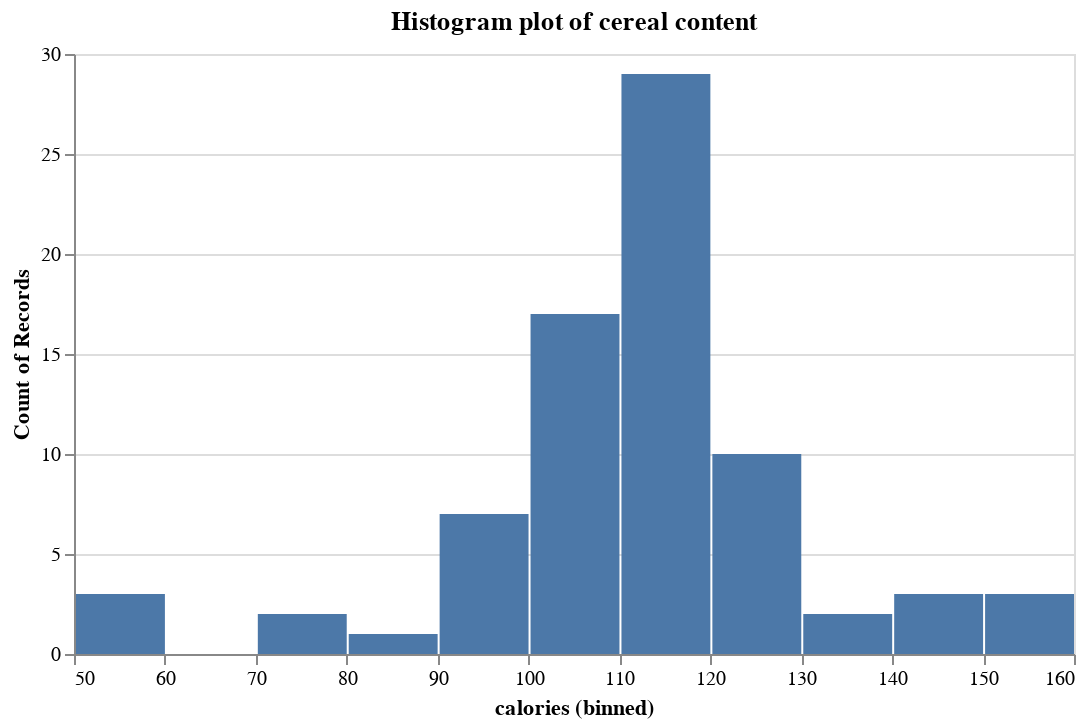

The notebook cell this image was saved under:
### Code cell
chart4 = alt.Chart(cereal, width=500, height=300).mark_bar().encode(
    x=alt.X('calories:Q', bin=alt.Bin(maxbins=20)), 
    y=alt.Y('count():Q') 
).properties(title="Histogram plot of cereal content")
chart4

### Figure 1 — Vega-Lite specification as saved in the notebook (floating-point values rounded to 4 significant figures)
{"config": {"view": {"continuousWidth": 300, "continuousHeight": 300}}, "data": {"name": "data-aaa0440f8e2141d6bd84b791f8341c86"}, "mark": {"type": "bar"}, "encoding": {"x": {"bin": {"maxbins": 20}, "field": "calories", "type": "quantitative"}, "y": {"aggregate": "count", "type": "quantitative"}}, "height": 300, "title": "Histogram plot of cereal content", "width": 500, "$schema": "https://vega.github.io/schema/vega-lite/v5.8.0.json", "datasets": {"data-aaa0440f8e2141d6bd84b791f8341c86": [{"name": "100% Bran", "mfr": "N", "type": "Cold", "calories": 70, "protein": 4, "fat": 1, "sodium": 130, "fiber": 10.0, "carbo": 5.0, "sugars": 6, "potass": 280, "vitamins": 25, "shelf": 3, "weight": 1.0, "cups": 0.33, "rating": 68.4}, {"name": "100% Natural Bran", "mfr": "Q", "type": "Cold", "calories": 120, "protein": 3, "fat": 5, "sodium": 15, "fiber": 2.0, "carbo": 8.0, "sugars": 8, "potass": 135, "vitamins": 0, "shelf": 3, "weight": 1.0, "cups": 1.0, "rating": 33.98}, {"name": "All-Bran", "mfr": "K", "type": "Cold", "calories": 70, "protein": 4, "fat": 1, "sodium": 260, "fiber": 9.0, "carbo": 7.0, "sugars": 5, "potass": 320, "vitamins": 25, "shelf": 3, "weight": 1.0, "cups": 0.33, "rating": 59.43}, {"name": "All-Bran with Extra Fiber", "mfr": "K", "type": "Cold", "calories": 50, "protein": 4, "fat": 0, "sodium": 140, "fiber": 14.0, "carbo": 8.0, "sugars": 0, "potass": 330, "vitamins": 25, "shelf": 3, "weight": 1.0, "cups": 0.5, "rating": 93.7}, {"name": "Almond Delight", "mfr": "R", "type": "Cold", "calories": 110, "protein": 2, "fat": 2, "sodium": 200, "fiber": 1.0, "carbo": 14.0, "sugars": 8, "potass": 1, "vitamins": 25, "shelf": 3, "weight": 1.0, "cups": 0.75, "rating": 34.38}, {"name": "Apple Cinnamon Cheerios", "mfr": "G", "type": "Cold", "calories": 110, "protein": 2, "fat": 2, "sodium": 180, "fiber": 1.5, "carbo": 10.5, "sugars": 10, "potass": 70, "vitamins": 25, "shelf": 1, "weight": 1.0, "cups": 0.75, "rating": 29.51}, {"name": "Apple Jacks", "mfr": "K", "type": "Cold", "calories": 110, "protein": 2, "fat": 0, "sodium": 125, "fiber": 1.0, "carbo": 11.0, "sugars": 14, "potass": 30, "vitamins": 25, "shelf": 2, "weight": 1.0, "cups": 1.0, "rating": 33.17}, {"name": "Basic 4", "mfr": "G", "type": "Cold", "calories": 130, "protein": 3, "fat": 2, "sodium": 210, "fiber": 2.0, "carbo": 18.0, "sugars": 8, "potass": 100, "vitamins": 25, "shelf": 3, "weight": 1.33, "cups": 0.75, "rating": 37.04}, {"name": "Bran Chex", "mfr": "R", "type": "Cold", "calories": 90, "protein": 2, "fat": 1, "sodium": 200, "fiber": 4.0, "carbo": 15.0, "sugars": 6, "potass": 125, "vitamins": 25, "shelf": 1, "weight": 1.0, "cups": 0.67, "rating": 49.12}, {"name": "Bran Flakes", "mfr": "P", "type": "Cold", "calories": 90, "protein": 3, "fat": 0, "sodium": 210, "fiber": 5.0, "carbo": 13.0, "sugars": 5, "potass": 190, "vitamins": 25, "shelf": 3, "weight": 1.0, "cups": 0.67, "rating": 53.31}, {"name": "Cap'n'Crunch", "mfr": "Q", "type": "Cold", "calories": 120, "protein": 1, "fat": 2, "sodium": 220, "fiber": 0.0, "carbo": 12.0, "sugars": 12, "potass": 35, "vitamins": 25, "shelf": 2, "weight": 1.0, "cups": 0.75, "rating": 18.04}, {"name": "Cheerios", "mfr": "G", "type": "Cold", "calories": 110, "protein": 6, "fat": 2, "sodium": 290, "fiber": 2.0, "carbo": 17.0, "sugars": 1, "potass": 105, "vitamins": 25, "shelf": 1, "weight": 1.0, "cups": 1.25, "rating": 50.76}, {"name": "Cinnamon Toast Crunch", "mfr": "G", "type": "Cold", "calories": 120, "protein": 1, "fat": 3, "sodium": 210, "fiber": 0.0, "carbo": 13.0, "sugars": 9, "potass": 45, "vitamins": 25, "shelf": 2, "weight": 1.0, "cups": 0.75, "rating": 19.82}, {"name": "Clusters", "mfr": "G", "type": "Cold", "calories": 110, "protein": 3, "fat": 2, "sodium": 140, "fiber": 2.0, "carbo": 13.0, "sugars": 7, "potass": 105, "vitamins": 25, "shelf": 3, "weight": 1.0, "cups": 0.5, "rating": 40.4}, {"name": "Cocoa Puffs", "mfr": "G", "type": "Cold", "calories": 110, "protein": 1, "fat": 1, "sodium": 180, "fiber": 0.0, "carbo": 12.0, "sugars": 13, "potass": 55, "vitamins": 25, "shelf": 2, "weight": 1.0, "cups": 1.0, "rating": 22.74}, {"name": "Corn Chex", "mfr": "R", "type": "Cold", "calories": 110, "protein": 2, "fat": 0, "sodium": 280, "fiber": 0.0, "carbo": 22.0, "sugars": 3, "potass": 25, "vitamins": 25, "shelf": 1, "weight": 1.0, "cups": 1.0, "rating": 41.45}, {"name": "Corn Flakes", "mfr": "K", "type": "Cold", "calories": 100, "protein": 2, "fat": 0, "sodium": 290, "fiber": 1.0, "carbo": 21.0, "sugars": 2, "potass": 35, "vitamins": 25, "shelf": 1, "weight": 1.0, "cups": 1.0, "rating": 45.86}, {"name": "Corn Pops", "mfr": "K", "type": "Cold", "calories": 110, "protein": 1, "fat": 0, "sodium": 90, "fiber": 1.0, "carbo": 13.0, "sugars": 12, "potass": 20, "vitamins": 25, "shelf": 2, "weight": 1.0, "cups": 1.0, "rating": 35.78}, {"name": "Count Chocula", "mfr": "G", "type": "Cold", "calories": 110, "protein": 1, "fat": 1, "sodium": 180, "fiber": 0.0, "carbo": 12.0, "sugars": 13, "potass": 65, "vitamins": 25, "shelf": 2, "weight": 1.0, "cups": 1.0, "rating": 22.4}, {"name": "Cracklin' Oat Bran", "mfr": "K", "type": "Cold", "calories": 110, "protein": 3, "fat": 3, "sodium": 140, "fiber": 4.0, "carbo": 10.0, "sugars": 7, "potass": 160, "vitamins": 25, "shelf": 3, "weight": 1.0, "cups": 0.5, "rating": 40.45}, {"name": "Cream of Wheat (Quick)", "mfr": "N", "type": "Hot", "calories": 100, "protein": 3, "fat": 0, "sodium": 80, "fiber": 1.0, "carbo": 21.0, "sugars": 0, "potass": 1, "vitamins": 0, "shelf": 2, "weight": 1.0, "cups": 1.0, "rating": 64.53}, {"name": "Crispix", "mfr": "K", "type": "Cold", "calories": 110, "protein": 2, "fat": 0, "sodium": 220, "fiber": 1.0, "carbo": 21.0, "sugars": 3, "potass": 30, "vitamins": 25, "shelf": 3, "weight": 1.0, "cups": 1.0, "rating": 46.9}, {"name": "Crispy Wheat & Raisins", "mfr": "G", "type": "Cold", "calories": 100, "protein": 2, "fat": 1, "sodium": 140, "fiber": 2.0, "carbo": 11.0, "sugars": 10, "potass": 120, "vitamins": 25, "shelf": 3, "weight": 1.0, "cups": 0.75, "rating": 36.18}, {"name": "Double Chex", "mfr": "R", "type": "Cold", "calories": 100, "protein": 2, "fat": 0, "sodium": 190, "fiber": 1.0, "carbo": 18.0, "sugars": 5, "potass": 80, "vitamins": 25, "shelf": 3, "weight": 1.0, "cups": 0.75, "rating": 44.33}, {"name": "Froot Loops", "mfr": "K", "type": "Cold", "calories": 110, "protein": 2, "fat": 1, "sodium": 125, "fiber": 1.0, "carbo": 11.0, "sugars": 13, "potass": 30, "vitamins": 25, "shelf": 2, "weight": 1.0, "cups": 1.0, "rating": 32.21}, {"name": "Frosted Flakes", "mfr": "K", "type": "Cold", "calories": 110, "protein": 1, "fat": 0, "sodium": 200, "fiber": 1.0, "carbo": 14.0, "sugars": 11, "potass": 25, "vitamins": 25, "shelf": 1, "weight": 1.0, "cups": 0.75, "rating": 31.44}, {"name": "Frosted Mini-Wheats", "mfr": "K", "type": "Cold", "calories": 100, "protein": 3, "fat": 0, "sodium": 0, "fiber": 3.0, "carbo": 14.0, "sugars": 7, "potass": 100, "vitamins": 25, "shelf": 2, "weight": 1.0, "cups": 0.8, "rating": 58.35}, {"name": "Fruit & Fibre Dates; Walnuts; and Oats", "mfr": "P", "type": "Cold", "calories": 120, "protein": 3, "fat": 2, "sodium": 160, "fiber": 5.0, "carbo": 12.0, "sugars": 10, "potass": 200, "vitamins": 25, "shelf": 3, "weight": 1.25, "cups": 0.67, "rating": 40.92}, {"name": "Fruitful Bran", "mfr": "K", "type": "Cold", "calories": 120, "protein": 3, "fat": 0, "sodium": 240, "fiber": 5.0, "carbo": 14.0, "sugars": 12, "potass": 190, "vitamins": 25, "shelf": 3, "weight": 1.33, "cups": 0.67, "rating": 41.02}, {"name": "Fruity Pebbles", "mfr": "P", "type": "Cold", "calories": 110, "protein": 1, "fat": 1, "sodium": 135, "fiber": 0.0, "carbo": 13.0, "sugars": 12, "potass": 25, "vitamins": 25, "shelf": 2, "weight": 1.0, "cups": 0.75, "rating": 28.03}, {"name": "Golden Crisp", "mfr": "P", "type": "Cold", "calories": 100, "protein": 2, "fat": 0, "sodium": 45, "fiber": 0.0, "carbo": 11.0, "sugars": 15, "potass": 40, "vitamins": 25, "shelf": 1, "weight": 1.0, "cups": 0.88, "rating": 35.25}, {"name": "Golden Grahams", "mfr": "G", "type": "Cold", "calories": 110, "protein": 1, "fat": 1, "sodium": 280, "fiber": 0.0, "carbo": 15.0, "sugars": 9, "potass": 45, "vitamins": 25, "shelf": 2, "weight": 1.0, "cups": 0.75, "rating": 23.8}, {"name": "Grape Nuts Flakes", "mfr": "P", "type": "Cold", "calories": 100, "protein": 3, "fat": 1, "sodium": 140, "fiber": 3.0, "carbo": 15.0, "sugars": 5, "potass": 85, "vitamins": 25, "shelf": 3, "weight": 1.0, "cups": 0.88, "rating": 52.08}, {"name": "Grape-Nuts", "mfr": "P", "type": "Cold", "calories": 110, "protein": 3, "fat": 0, "sodium": 170, "fiber": 3.0, "carbo": 17.0, "sugars": 3, "potass": 90, "vitamins": 25, "shelf": 3, "weight": 1.0, "cups": 0.25, "rating": 53.37}, {"name": "Great Grains Pecan", "mfr": "P", "type": "Cold", "calories": 120, "protein": 3, "fat": 3, "sodium": 75, "fiber": 3.0, "carbo": 13.0, "sugars": 4, "potass": 100, "vitamins": 25, "shelf": 3, "weight": 1.0, "cups": 0.33, "rating": 45.81}, {"name": "Honey Graham Ohs", "mfr": "Q", "type": "Cold", "calories": 120, "protein": 1, "fat": 2, "sodium": 220, "fiber": 1.0, "carbo": 12.0, "sugars": 11, "potass": 45, "vitamins": 25, "shelf": 2, "weight": 1.0, "cups": 1.0, "rating": 21.87}, {"name": "Honey Nut Cheerios", "mfr": "G", "type": "Cold", "calories": 110, "protein": 3, "fat": 1, "sodium": 250, "fiber": 1.5, "carbo": 11.5, "sugars": 10, "potass": 90, "vitamins": 25, "shelf": 1, "weight": 1.0, "cups": 0.75, "rating": 31.07}, {"name": "Honey-comb", "mfr": "P", "type": "Cold", "calories": 110, "protein": 1, "fat": 0, "sodium": 180, "fiber": 0.0, "carbo": 14.0, "sugars": 11, "potass": 35, "vitamins": 25, "shelf": 1, "weight": 1.0, "cups": 1.33, "rating": 28.74}, {"name": "Just Right Crunchy  Nuggets", "mfr": "K", "type": "Cold", "calories": 110, "protein": 2, "fat": 1, "sodium": 170, "fiber": 1.0, "carbo": 17.0, "sugars": 6, "potass": 60, "vitamins": 100, "shelf": 3, "weight": 1.0, "cups": 1.0, "rating": 36.52}, {"name": "Just Right Fruit & Nut", "mfr": "K", "type": "Cold", "calories": 140, "protein": 3, "fat": 1, "sodium": 170, "fiber": 2.0, "carbo": 20.0, "sugars": 9, "potass": 95, "vitamins": 100, "shelf": 3, "weight": 1.3, "cups": 0.75, "rating": 36.47}, {"name": "Kix", "mfr": "G", "type": "Cold", "calories": 110, "protein": 2, "fat": 1, "sodium": 260, "fiber": 0.0, "carbo": 21.0, "sugars": 3, "potass": 40, "vitamins": 25, "shelf": 2, "weight": 1.0, "cups": 1.5, "rating": 39.24}, {"name": "Life", "mfr": "Q", "type": "Cold", "calories": 100, "protein": 4, "fat": 2, "sodium": 150, "fiber": 2.0, "carbo": 12.0, "sugars": 6, "potass": 95, "vitamins": 25, "shelf": 2, "weight": 1.0, "cups": 0.67, "rating": 45.33}, {"name": "Lucky Charms", "mfr": "G", "type": "Cold", "calories": 110, "protein": 2, "fat": 1, "sodium": 180, "fiber": 0.0, "carbo": 12.0, "sugars": 12, "potass": 55, "vitamins": 25, "shelf": 2, "weight": 1.0, "cups": 1.0, "rating": 26.73}, {"name": "Maypo", "mfr": "A", "type": "Hot", "calories": 100, "protein": 4, "fat": 1, "sodium": 0, "fiber": 0.0, "carbo": 16.0, "sugars": 3, "potass": 95, "vitamins": 25, "shelf": 2, "weight": 1.0, "cups": 1.0, "rating": 54.85}, {"name": "Muesli Raisins; Dates; & Almonds", "mfr": "R", "type": "Cold", "calories": 150, "protein": 4, "fat": 3, "sodium": 95, "fiber": 3.0, "carbo": 16.0, "sugars": 11, "potass": 170, "vitamins": 25, "shelf": 3, "weight": 1.0, "cups": 1.0, "rating": 37.14}, {"name": "Muesli Raisins; Peaches; & Pecans", "mfr": "R", "type": "Cold", "calories": 150, "protein": 4, "fat": 3, "sodium": 150, "fiber": 3.0, "carbo": 16.0, "sugars": 11, "potass": 170, "vitamins": 25, "shelf": 3, "weight": 1.0, "cups": 1.0, "rating": 34.14}, {"name": "Mueslix Crispy Blend", "mfr": "K", "type": "Cold", "calories": 160, "protein": 3, "fat": 2, "sodium": 150, "fiber": 3.0, "carbo": 17.0, "sugars": 13, "potass": 160, "vitamins": 25, "shelf": 3, "weight": 1.5, "cups": 0.67, "rating": 30.31}, {"name": "Multi-Grain Cheerios", "mfr": "G", "type": "Cold", "calories": 100, "protein": 2, "fat": 1, "sodium": 220, "fiber": 2.0, "carbo": 15.0, "sugars": 6, "potass": 90, "vitamins": 25, "shelf": 1, "weight": 1.0, "cups": 1.0, "rating": 40.11}, {"name": "Nut&Honey Crunch", "mfr": "K", "type": "Cold", "calories": 120, "protein": 2, "fat": 1, "sodium": 190, "fiber": 0.0, "carbo": 15.0, "sugars": 9, "potass": 40, "vitamins": 25, "shelf": 2, "weight": 1.0, "cups": 0.67, "rating": 29.92}, {"name": "Nutri-Grain Almond-Raisin", "mfr": "K", "type": "Cold", "calories": 140, "protein": 3, "fat": 2, "sodium": 220, "fiber": 3.0, "carbo": 21.0, "sugars": 7, "potass": 130, "vitamins": 25, "shelf": 3, "weight": 1.33, "cups": 0.67, "rating": 40.69}, {"name": "Nutri-grain Wheat", "mfr": "K", "type": "Cold", "calories": 90, "protein": 3, "fat": 0, "sodium": 170, "fiber": 3.0, "carbo": 18.0, "sugars": 2, "potass": 90, "vitamins": 25, "shelf": 3, "weight": 1.0, "cups": 1.0, "rating": 59.64}, {"name": "Oatmeal Raisin Crisp", "mfr": "G", "type": "Cold", "calories": 130, "protein": 3, "fat": 2, "sodium": 170, "fiber": 1.5, "carbo": 13.5, "sugars": 10, "potass": 120, "vitamins": 25, "shelf": 3, "weight": 1.25, "cups": 0.5, "rating": 30.45}, {"name": "Post Nat. Raisin Bran", "mfr": "P", "type": "Cold", "calories": 120, "protein": 3, "fat": 1, "sodium": 200, "fiber": 6.0, "carbo": 11.0, "sugars": 14, "potass": 260, "vitamins": 25, "shelf": 3, "weight": 1.33, "cups": 0.67, "rating": 37.84}, {"name": "Product 19", "mfr": "K", "type": "Cold", "calories": 100, "protein": 3, "fat": 0, "sodium": 320, "fiber": 1.0, "carbo": 20.0, "sugars": 3, "potass": 45, "vitamins": 100, "shelf": 3, "weight": 1.0, "cups": 1.0, "rating": 41.5}, {"name": "Puffed Rice", "mfr": "Q", "type": "Cold", "calories": 50, "protein": 1, "fat": 0, "sodium": 0, "fiber": 0.0, "carbo": 13.0, "sugars": 0, "potass": 15, "vitamins": 0, "shelf": 3, "weight": 0.5, "cups": 1.0, "rating": 60.76}, {"name": "Puffed Wheat", "mfr": "Q", "type": "Cold", "calories": 50, "protein": 2, "fat": 0, "sodium": 0, "fiber": 1.0, "carbo": 10.0, "sugars": 0, "potass": 50, "vitamins": 0, "shelf": 3, "weight": 0.5, "cups": 1.0, "rating": 63.01}, {"name": "Quaker Oat Squares", "mfr": "Q", "type": "Cold", "calories": 100, "protein": 4, "fat": 1, "sodium": 135, "fiber": 2.0, "carbo": 14.0, "sugars": 6, "potass": 110, "vitamins": 25, "shelf": 3, "weight": 1.0, "cups": 0.5, "rating": 49.51}, {"name": "Quaker Oatmeal", "mfr": "Q", "type": "Hot", "calories": 100, "protein": 5, "fat": 2, "sodium": 0, "fiber": 2.7, "carbo": 1.0, "sugars": 1, "potass": 110, "vitamins": 0, "shelf": 1, "weight": 1.0, "cups": 0.67, "rating": 50.83}, {"name": "Raisin Bran", "mfr": "K", "type": "Cold", "calories": 120, "protein": 3, "fat": 1, "sodium": 210, "fiber": 5.0, "carbo": 14.0, "sugars": 12, "potass": 240, "vitamins": 25, "shelf": 2, "weight": 1.33, "cups": 0.75, "rating": 39.26}, {"name": "Raisin Nut Bran", "mfr": "G", "type": "Cold", "calories": 100, "protein": 3, "fat": 2, "sodium": 140, "fiber": 2.5, "carbo": 10.5, "sugars": 8, "potass": 140, "vitamins": 25, "shelf": 3, "weight": 1.0, "cups": 0.5, "rating": 39.7}, {"name": "Raisin Squares", "mfr": "K", "type": "Cold", "calories": 90, "protein": 2, "fat": 0, "sodium": 0, "fiber": 2.0, "carbo": 15.0, "sugars": 6, "potass": 110, "vitamins": 25, "shelf": 3, "weight": 1.0, "cups": 0.5, "rating": 55.33}, {"name": "Rice Chex", "mfr": "R", "type": "Cold", "calories": 110, "protein": 1, "fat": 0, "sodium": 240, "fiber": 0.0, "carbo": 23.0, "sugars": 2, "potass": 30, "vitamins": 25, "shelf": 1, "weight": 1.0, "cups": 1.13, "rating": 42.0}, {"name": "Rice Krispies", "mfr": "K", "type": "Cold", "calories": 110, "protein": 2, "fat": 0, "sodium": 290, "fiber": 0.0, "carbo": 22.0, "sugars": 3, "potass": 35, "vitamins": 25, "shelf": 1, "weight": 1.0, "cups": 1.0, "rating": 40.56}, {"name": "Shredded Wheat", "mfr": "N", "type": "Cold", "calories": 80, "protein": 2, "fat": 0, "sodium": 0, "fiber": 3.0, "carbo": 16.0, "sugars": 0, "potass": 95, "vitamins": 0, "shelf": 1, "weight": 0.83, "cups": 1.0, "rating": 68.24}, {"name": "Shredded Wheat 'n'Bran", "mfr": "N", "type": "Cold", "calories": 90, "protein": 3, "fat": 0, "sodium": 0, "fiber": 4.0, "carbo": 19.0, "sugars": 0, "potass": 140, "vitamins": 0, "shelf": 1, "weight": 1.0, "cups": 0.67, "rating": 74.47}, {"name": "Shredded Wheat spoon size", "mfr": "N", "type": "Cold", "calories": 90, "protein": 3, "fat": 0, "sodium": 0, "fiber": 3.0, "carbo": 20.0, "sugars": 0, "potass": 120, "vitamins": 0, "shelf": 1, "weight": 1.0, "cups": 0.67, "rating": 72.8}, {"name": "Smacks", "mfr": "K", "type": "Cold", "calories": 110, "protein": 2, "fat": 1, "sodium": 70, "fiber": 1.0, "carbo": 9.0, "sugars": 15, "potass": 40, "vitamins": 25, "shelf": 2, "weight": 1.0, "cups": 0.75, "rating": 31.23}, {"name": "Special K", "mfr": "K", "type": "Cold", "calories": 110, "protein": 6, "fat": 0, "sodium": 230, "fiber": 1.0, "carbo": 16.0, "sugars": 3, "potass": 55, "vitamins": 25, "shelf": 1, "weight": 1.0, "cups": 1.0, "rating": 53.13}, {"name": "Strawberry Fruit Wheats", "mfr": "N", "type": "Cold", "calories": 90, "protein": 2, "fat": 0, "sodium": 15, "fiber": 3.0, "carbo": 15.0, "sugars": 5, "potass": 90, "vitamins": 25, "shelf": 2, "weight": 1.0, "cups": 1.0, "rating": 59.36}, {"name": "Total Corn Flakes", "mfr": "G", "type": "Cold", "calories": 110, "protein": 2, "fat": 1, "sodium": 200, "fiber": 0.0, "carbo": 21.0, "sugars": 3, "potass": 35, "vitamins": 100, "shelf": 3, "weight": 1.0, "cups": 1.0, "rating": 38.84}, {"name": "Total Raisin Bran", "mfr": "G", "type": "Cold", "calories": 140, "protein": 3, "fat": 1, "sodium": 190, "fiber": 4.0, "carbo": 15.0, "sugars": 14, "potass": 230, "vitamins": 100, "shelf": 3, "weight": 1.5, "cups": 1.0, "rating": 28.59}, {"name": "Total Whole Grain", "mfr": "G", "type": "Cold", "calories": 100, "protein": 3, "fat": 1, "sodium": 200, "fiber": 3.0, "carbo": 16.0, "sugars": 3, "potass": 110, "vitamins": 100, "shelf": 3, "weight": 1.0, "cups": 1.0, "rating": 46.66}, {"name": "Triples", "mfr": "G", "type": "Cold", "calories": 110, "protein": 2, "fat": 1, "sodium": 250, "fiber": 0.0, "carbo": 21.0, "sugars": 3, "potass": 60, "vitamins": 25, "shelf": 3, "weight": 1.0, "cups": 0.75, "rating": 39.11}, {"name": "Trix", "mfr": "G", "type": "Cold", "calories": 110, "protein": 1, "fat": 1, "sodium": 140, "fiber": 0.0, "carbo": 13.0, "sugars": 12, "potass": 25, "vitamins": 25, "shelf": 2, "weight": 1.0, "cups": 1.0, "rating": 27.75}, {"name": "Wheat Chex", "mfr": "R", "type": "Cold", "calories": 100, "protein": 3, "fat": 1, "sodium": 230, "fiber": 3.0, "carbo": 17.0, "sugars": 3, "potass": 115, "vitamins": 25, "shelf": 1, "weight": 1.0, "cups": 0.67, "rating": 49.79}, {"name": "Wheaties", "mfr": "G", "type": "Cold", "calories": 100, "protein": 3, "fat": 1, "sodium": 200, "fiber": 3.0, "carbo": 17.0, "sugars": 3, "potass": 110, "vitamins": 25, "shelf": 1, "weight": 1.0, "cups": 1.0, "rating": 51.59}, {"name": "Wheaties Honey Gold", "mfr": "G", "type": "Cold", "calories": 110, "protein": 2, "fat": 1, "sodium": 200, "fiber": 1.0, "carbo": 16.0, "sugars": 8, "potass": 60, "vitamins": 25, "shelf": 1, "weight": 1.0, "cups": 0.75, "rating": 36.19}]}}
